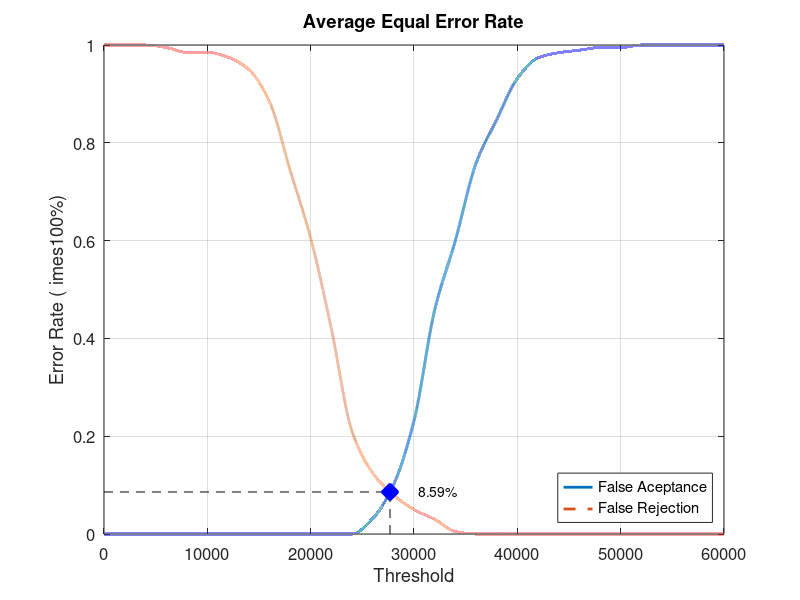
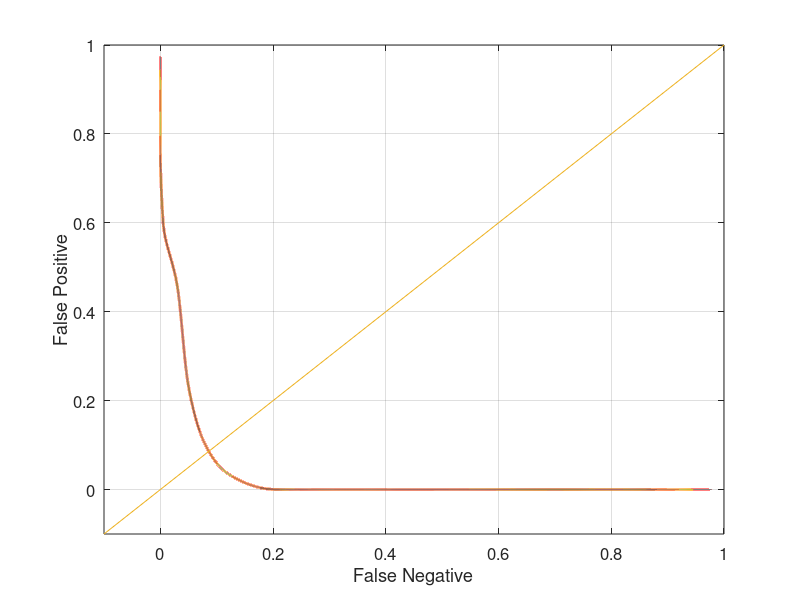

Write MATLAB code to recreate these figures, in order.
close all;
clear;
clc;
x = 0:2000:60000;
xq = 0:0.5:60000;

y0 = [0 0 0 0 0 0 0 0 0 0 0 0 0 0.0315789 0.1 0.231579 0.457895 0.6 0.757895 0.847368 0.931579 0.973684 0.984211 0.989474 0.994737 0.994737 1 1 1 1 1]
yy0 = interp1(x, y0, xq, 'pchip');
y1 = [1 1 1 0.995 0.985 0.985 0.975 0.95 0.885 0.745 0.605 0.42 0.21 0.125 0.08 0.05 0.03 0.005 0 0 0 0 0 0 0 0 0 0 0 0 0]
yy1 = interp1(x, y1, xq, 'pchip');

% Calculating EER: 
y2 = abs(y0 - y1);
find(y2 == min(y2))
yy2 = abs(yy0 - yy1);
xEER = find(yy2 == min(yy2));
xEERIndex = xq(xEER) % X-axis EER
yEER = yy0(xEER) % Y-axis EER

main = figure
plot(xq, yy0,'-','LineWidth', 2);	hold on
plot(xq, yy1,'--','LineWidth', 2);	hold on
plot([xEERIndex xEERIndex], [0 yEER], 'k--');	hold on
plot([0 xEERIndex], [yEER yEER], 'k--');	hold on
plot(xEERIndex, yEER, 'bx', 'LineWidth', 10);	hold on
text(xEERIndex + 10 * xEERIndex / 100, yEER, [num2str(round((10000 * yEER)) / 100) '%'])
legend('False Aceptance', 'False Rejection', 'Location', 'SouthEast')
xlabel('Threshold')
ylabel('Error Rate (	imes100%)')
title('Average Equal Error Rate')
set(gca, 'FontSize', 12)
axis([0 60000 0 1])
grid on

print(main, 'Database5_2Main', '-dpng');
FNRxFPR = figure('Color', [1 1 1]);
plot(yy1, yy0, '-', yy1, yy0, 'LineWidth', 2);
hold on
y = -0.1:0.1:1
plot(y, y); 
set(gca, 'FontSize', 12)
xlabel('False Negative')
ylabel('False Positive')
axis([-0.1 1 -0.1 1])
set(gca, 'FontSize', 12)
grid on

print(FNRxFPR, 'Database5_2FNRxFPR','-dpng');
